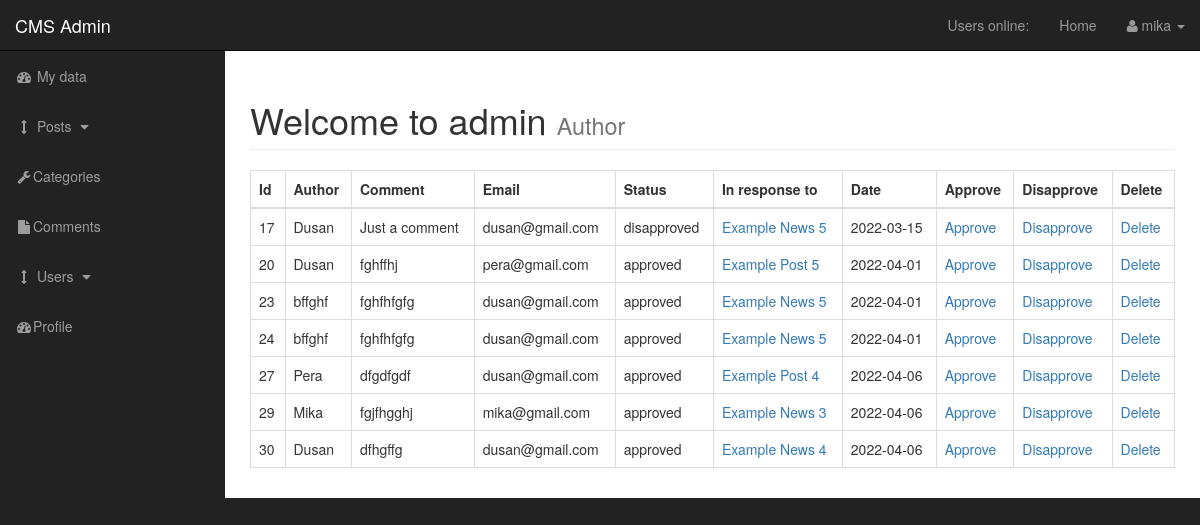
The page /admin/comments.php (signed in) on the database its author committed.
### tables this page shows
CREATE TABLE `comments` (
  `commentId` int(3) NOT NULL,
  `commentPostId` int(3) DEFAULT NULL,
  `commentAuthor` varchar(255) DEFAULT NULL,
  `commentEmail` varchar(255) DEFAULT NULL,
  `commentContent` text DEFAULT NULL,
  `commentStatus` varchar(255) DEFAULT NULL,
  `commentDate` date DEFAULT NULL
);

CREATE TABLE `posts` (
  `postId` int(3) NOT NULL,
  `postCategoryId` int(3) DEFAULT NULL,
  `postTitle` varchar(255) DEFAULT NULL,
  `postAuthor` varchar(255) DEFAULT NULL,
  `postDate` date DEFAULT NULL,
  `postImage` text DEFAULT NULL,
  `postContent` text DEFAULT NULL,
  `postTags` varchar(255) DEFAULT NULL,
  `postCommentCount` int(11) NOT NULL DEFAULT 0,
  `postStatus` varchar(255) DEFAULT 'draft',
  `postViewsCount` int(3) DEFAULT 0,
  `likes` int(11) DEFAULT 0,
  `userId` int(11) DEFAULT NULL
);

### admin/includes/viewAllComments.php (the view, shortened to what this page needs)
<table class="table table-bordered table-hover"
    <thead>
        <tr>
            <th>Id</th>
            <th>Author</th>
            <th>Comment</th>
            <th>Email</th>
            <th>Status</th>
            <th>In response to</th>
            <th>Date</th>
            <th>Approve</th>
            <th>Disapprove</th>
            <th>Delete</th>
        </tr>
    <tbody>
        <?php
            $query = "select * from comments";
            $showComments = mysqli_query($connection, $query);
            while($row = mysqli_fetch_assoc($showComments)){
                $commentId = $row['commentId'];
                $commentPostId = $row['commentPostId'];
                $author = $row['commentAuthor'];
                $email = $row['commentEmail'];
                $content = $row['commentContent'];
                $status = $row['commentStatus'];
                $date = $row['commentDate'];
                echo "<tr>
                <td>$commentId</td>
                <td>$author</td>
                <td>$content</td>
                <td>$email</td>";
                echo "<td>$status</td>";
                $query = "select * from posts where postId = $commentPostId";
                $selectPostId = mysqli_query($connection, $query);
                while($row = mysqli_fetch_assoc($selectPostId)){
                    $postId = $row['postId'];
                    $postTitle = $row['postTitle'];
                    echo "<td><a href='../post.php?pId=$postId'>$postTitle</a></td>";
                }
                echo "<td>$date</td>
                <td><a href='comments.php?approve=$commentId'>Approve</a></td>
                <td><a href='comments.php?disapprove=$commentId'>Disapprove</a></td>
                <td><a href='comments.php?delete=$commentId'>Delete</a></td>
                </tr>";
            }
        ?>
    </tbody>
</table>

### admin/css/sb-admin.css (style rules this page uses)
body { margin-top: 100px; background-color: #222; }
@media (min-width: 768px) { body { margin-top: 50px; } }

### rows shown on the page
comments: commentId "17", commentAuthor "Dusan", commentContent "Just a comment", commentEmail "dusan@gmail.com", commentStatus "disapproved", commentDate "2022-03-15"
posts: postTitle "Example News 5"
comments: commentId "20", commentAuthor "Dusan", commentContent "fghffhj", commentEmail "pera@gmail.com", commentStatus "approved", commentDate "2022-04-01"
posts: postTitle "Example Post 5"
comments: commentId "23", commentAuthor "bffghf", commentContent "fghfhfgfg", commentEmail "dusan@gmail.com", commentStatus "approved", commentDate "2022-04-01"
comments: commentId "24", commentAuthor "bffghf", commentContent "fghfhfgfg", commentEmail "dusan@gmail.com", commentStatus "approved", commentDate "2022-04-01"
comments: commentId "27", commentAuthor "Pera", commentContent "dfgdfgdf", commentEmail "dusan@gmail.com", commentStatus "approved", commentDate "2022-04-06"
posts: postTitle "Example Post 4"
comments: commentId "29", commentAuthor "Mika", commentContent "fgjfhgghj", commentEmail "mika@gmail.com", commentStatus "approved", commentDate "2022-04-06"
posts: postTitle "Example News 3"
comments: commentId "30", commentAuthor "Dusan", commentContent "dfhgffg", commentEmail "dusan@gmail.com", commentStatus "approved", commentDate "2022-04-06"
posts: postTitle "Example News 4"

### other values the page prints
$_SESSION['user'] "mika"
